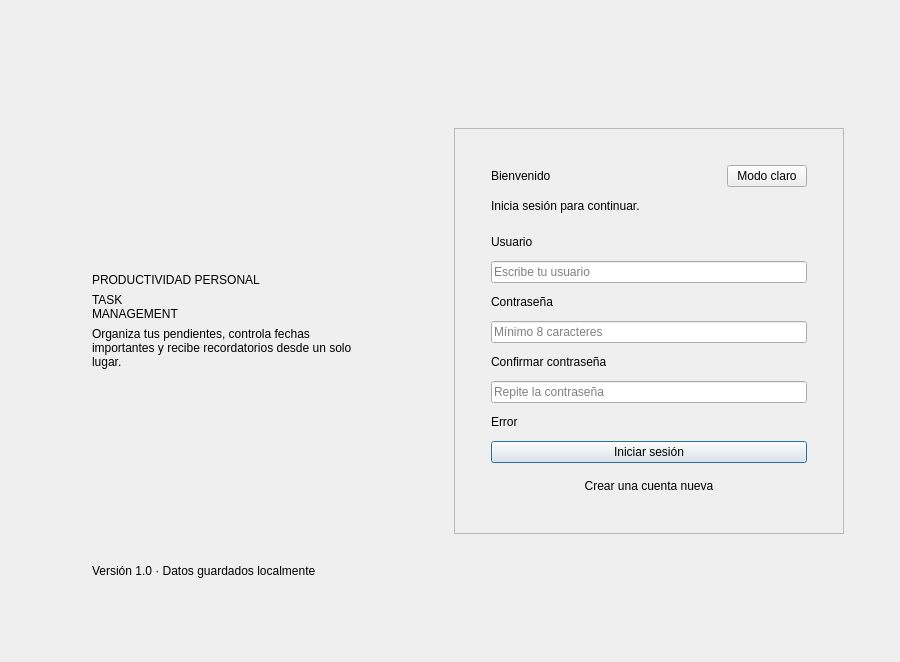
<?xml version="1.0" encoding="UTF-8"?>
<ui version="4.0">
 <class>LoginWidget</class>
 <widget class="QWidget" name="LoginWidget">
  <property name="minimumSize"><size><width>900</width><height>600</height></size></property>
  <layout class="QHBoxLayout" name="rootLayout" stretch="5,4">
   <property name="leftMargin"><number>56</number></property>
   <property name="topMargin"><number>48</number></property>
   <property name="rightMargin"><number>56</number></property>
   <property name="bottomMargin"><number>48</number></property>
   <property name="spacing"><number>56</number></property>
   <item>
    <widget class="QFrame" name="brandPanel">
     <property name="frameShape"><enum>QFrame::NoFrame</enum></property>
     <layout class="QVBoxLayout" name="brandLayout">
      <property name="leftMargin"><number>36</number></property>
      <property name="topMargin"><number>36</number></property>
      <property name="rightMargin"><number>36</number></property>
      <property name="bottomMargin"><number>36</number></property>
      <item><spacer name="brandTopSpacer"><property name="orientation"><enum>Qt::Vertical</enum></property><property name="sizeHint"><size><width>20</width><height>90</height></size></property></spacer></item>
      <item><widget class="QLabel" name="brandEyebrowLabel"><property name="text"><string>PRODUCTIVIDAD PERSONAL</string></property></widget></item>
      <item><widget class="QLabel" name="lblAppTitle"><property name="text"><string>TASK
MANAGEMENT</string></property><property name="wordWrap"><bool>true</bool></property></widget></item>
      <item><widget class="QLabel" name="brandDescriptionLabel"><property name="text"><string>Organiza tus pendientes, controla fechas importantes y recibe recordatorios desde un solo lugar.</string></property><property name="wordWrap"><bool>true</bool></property></widget></item>
      <item><spacer name="brandBottomSpacer"><property name="orientation"><enum>Qt::Vertical</enum></property><property name="sizeHint"><size><width>20</width><height>160</height></size></property></spacer></item>
      <item><widget class="QLabel" name="versionLabel"><property name="text"><string>Versión 1.0 · Datos guardados localmente</string></property></widget></item>
     </layout>
    </widget>
   </item>
   <item>
    <layout class="QVBoxLayout" name="cardCenterLayout">
     <item><spacer name="cardTopSpacer"><property name="orientation"><enum>Qt::Vertical</enum></property><property name="sizeHint"><size><width>20</width><height>80</height></size></property></spacer></item>
     <item>
      <widget class="QFrame" name="loginCard">
       <property name="minimumSize"><size><width>390</width><height>0</height></size></property>
       <property name="maximumSize"><size><width>470</width><height>16777215</height></size></property>
       <property name="frameShape"><enum>QFrame::StyledPanel</enum></property>
       <layout class="QVBoxLayout" name="formLayout">
        <property name="leftMargin"><number>36</number></property><property name="topMargin"><number>36</number></property><property name="rightMargin"><number>36</number></property><property name="bottomMargin"><number>36</number></property><property name="spacing"><number>12</number></property>
        <item><layout class="QHBoxLayout" name="formTitleLayout"><property name="spacing"><number>12</number></property><item><widget class="QLabel" name="formTitleLabel"><property name="text"><string>Bienvenido</string></property></widget></item><item><spacer name="formTitleSpacer"><property name="orientation"><enum>Qt::Horizontal</enum></property><property name="sizeHint"><size><width>20</width><height>20</height></size></property></spacer></item><item><widget class="QPushButton" name="themeButton"><property name="toolTip"><string>Cambiar al modo claro</string></property><property name="text"><string>Modo claro</string></property></widget></item></layout></item>
        <item><widget class="QLabel" name="formSubtitleLabel"><property name="text"><string>Inicia sesión para continuar.</string></property><property name="wordWrap"><bool>true</bool></property></widget></item>
        <item><spacer name="formSpacing"><property name="orientation"><enum>Qt::Vertical</enum></property><property name="sizeHint"><size><width>20</width><height>10</height></size></property></spacer></item>
        <item><widget class="QLabel" name="usernameLabel"><property name="text"><string>Usuario</string></property></widget></item>
        <item><widget class="QLineEdit" name="usernameEdit"><property name="placeholderText"><string>Escribe tu usuario</string></property><property name="maxLength"><number>50</number></property></widget></item>
        <item><widget class="QLabel" name="passwordLabel"><property name="text"><string>Contraseña</string></property></widget></item>
        <item><widget class="QLineEdit" name="passwordEdit"><property name="placeholderText"><string>Mínimo 8 caracteres</string></property><property name="echoMode"><enum>QLineEdit::Password</enum></property><property name="maxLength"><number>128</number></property></widget></item>
        <item><widget class="QLabel" name="confirmPasswordLabel"><property name="text"><string>Confirmar contraseña</string></property></widget></item>
        <item><widget class="QLineEdit" name="confirmPasswordEdit"><property name="placeholderText"><string>Repite la contraseña</string></property><property name="echoMode"><enum>QLineEdit::Password</enum></property><property name="maxLength"><number>128</number></property></widget></item>
        <item><widget class="QLabel" name="errorLabel"><property name="text"><string>Error</string></property><property name="wordWrap"><bool>true</bool></property></widget></item>
        <item><widget class="QPushButton" name="primaryButton"><property name="text"><string>Iniciar sesión</string></property><property name="default"><bool>true</bool></property></widget></item>
        <item><widget class="QPushButton" name="switchModeButton"><property name="text"><string>Crear una cuenta nueva</string></property><property name="flat"><bool>true</bool></property></widget></item>
       </layout>
      </widget>
     </item>
     <item><spacer name="cardBottomSpacer"><property name="orientation"><enum>Qt::Vertical</enum></property><property name="sizeHint"><size><width>20</width><height>80</height></size></property></spacer></item>
    </layout>
   </item>
  </layout>
 </widget>
 <resources/>
 <connections/>
</ui>
